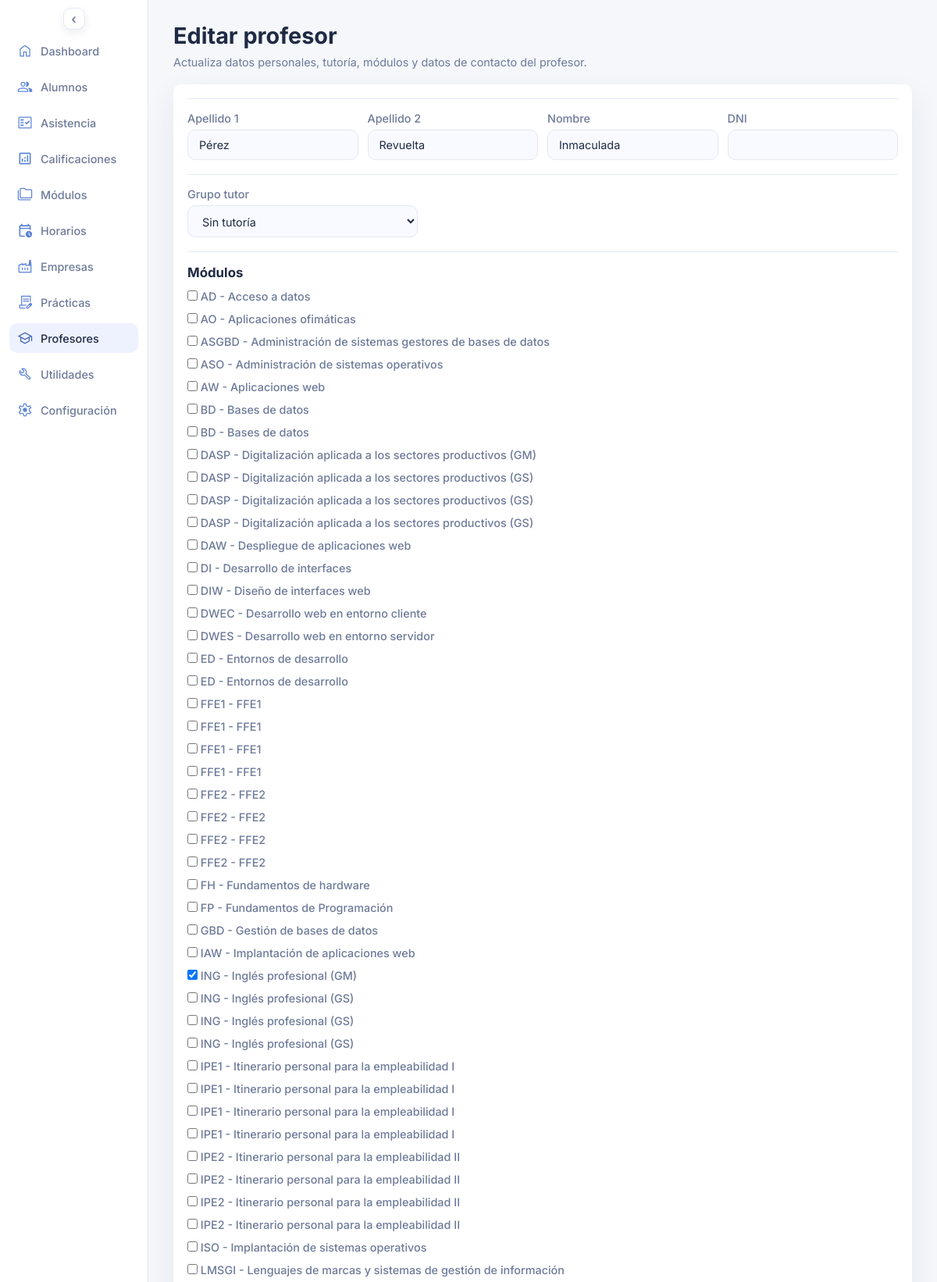
The app's page /profesor_editar.php?id=4 (upper part) with its own data.
### tables this page shows
CREATE TABLE `profesores` (
  `id_profesor` int(10) UNSIGNED NOT NULL,
  `apellido1` varchar(60) NOT NULL,
  `apellido2` varchar(60) DEFAULT NULL,
  `nombre` varchar(60) NOT NULL,
  `dni` varchar(20) DEFAULT NULL
);

CREATE TABLE `modulos` (
  `id_modulo` int(10) UNSIGNED NOT NULL,
  `id_nivel` int(10) UNSIGNED DEFAULT NULL,
  `id_ciclo` int(10) UNSIGNED DEFAULT NULL,
  `id_curso` int(10) UNSIGNED DEFAULT NULL,
  `codigo` varchar(8) NOT NULL,
  `abreviatura` varchar(8) NOT NULL,
  `tipo` varchar(60) NOT NULL,
  `materia_general` varchar(60) NOT NULL,
  `materia_propia` varchar(60) NOT NULL,
  `horas_semanales` tinyint(3) UNSIGNED NOT NULL DEFAULT 0,
  `horas_totales` smallint(5) UNSIGNED NOT NULL DEFAULT 0
);

### profesor_editar.php (the view, shortened to what this page needs)
<?php
$pdo = db();
function h($value): string
{
  return htmlspecialchars((string) $value, ENT_QUOTES, 'UTF-8');
}
$idProfesor = isset($_GET['id']) ? (int) $_GET['id'] : 0;
$activeCourseId = $pdo->query('SELECT id_curso_escolar FROM cursos_escolares WHERE activo = 1 LIMIT 1')->fetchColumn();
$activeCourseId = $activeCourseId ? (int) $activeCourseId : 0;
$modulosDisponibles = $pdo->query('SELECT id_modulo, abreviatura, materia_general, materia_propia FROM modulos ORDER BY abreviatura, materia_general')->fetchAll();
$profesor = null;
$selectedModulos = [];
if ($idProfesor > 0) {
  $stmtProfesor = $pdo->prepare('SELECT id_profesor, apellido1, apellido2, nombre, dni FROM profesores WHERE id_profesor = :id_profesor');
  $stmtProfesor->execute(['id_profesor' => $idProfesor]);
  $profesor = $stmtProfesor->fetch();
}
if ($profesor) {
  if ($activeCourseId > 0) {
    $stmtModulos = $pdo->prepare('SELECT id_modulo FROM modulos_profesores WHERE id_profesor = :id_profesor AND id_curso_escolar = :id_curso_escolar');
    $stmtModulos->execute([
      'id_profesor' => $idProfesor,
      'id_curso_escolar' => $activeCourseId,
    ]);
    $selectedModulos = array_map('intval', $stmtModulos->fetchAll(PDO::FETCH_COLUMN));
  }
}
?>
<!DOCTYPE html>
<html lang="es">
<head>
  <link rel="stylesheet" href="assets/styles.css">
</head>
<body>
  <div class="page">
    <?php require __DIR__ . '/includes/sidebar.php'; ?>
    <main class="content">
      <header class="header">
        <div>
          <h1>Editar profesor</h1>
          <p class="subheading">Actualiza datos personales, tutoría, módulos y datos de contacto del profesor.</p>
        </div>
      </header>
      <?php if ($idProfesor <= 0): ?>
        <section class="panel">
          <p>No se ha indicado un identificador de profesor válido.</p>
          <a class="edit-toggle" href="profesores.php">Volver a profesores</a>
        </section>
      <?php else: ?>
        <form method="post" class="panel entity-form">
          <section class="entity-section">
            <div class="entity-grid entity-grid--4">
              <label>
                Apellido 1
                <input type="text" name="apellido1" required value="<?php echo h($profesor['apellido1'] ?? ''); ?>">
              </label>
              <label>
                Apellido 2
                <input type="text" name="apellido2" value="<?php echo h($profesor['apellido2'] ?? ''); ?>">
              </label>
              <label>
                Nombre
                <input type="text" name="nombre" required value="<?php echo h($profesor['nombre'] ?? ''); ?>">
              </label>
              <label>
                DNI
                <input type="text" name="dni" value="<?php echo h($profesor['dni'] ?? ''); ?>">
              </label>
            </div>
          </section>
          <section class="entity-section">
            <div class="entity-grid entity-grid--3">
              <label>
                Grupo tutor
                <select name="id_grupo_tutor">
                  <option value="0">Sin tutoría</option>
                </select>
              </label>
            </div>
          </section>
          <section class="entity-section">
            <div class="entity-section-header">
              <h3>Módulos</h3>
            </div>
            <div class="entity-stack">
              <?php if (!$modulosDisponibles): ?>
                <p>No hay módulos disponibles.</p>
              <?php else: ?>
                <?php foreach ($modulosDisponibles as $modulo): ?>
                  <?php
                    $idModulo = (int) $modulo['id_modulo'];
                    $labelModulo = trim((string) $modulo['abreviatura'] . ' - ' . ($modulo['materia_propia'] ?: $modulo['materia_general']));
                  ?>
                  <label>
                    <span>
                      <input type="checkbox" name="modulos[]" value="<?php echo $idModulo; ?>"<?php echo in_array($idModulo, $selectedModulos, true) ? ' checked' : ''; ?>>
                      <?php echo h($labelModulo); ?>
                    </span>
                  </label>
                <?php endforeach; ?>
              <?php endif; ?>
            </div>
          </section>
        </form>
      <?php endif; ?>
    </main>
  </div>
</body>
</html>

### assets/styles.css (style rules this page uses)
* { box-sizing: border-box; margin: 0; padding: 0; font-family: "Inter", system-ui, sans-serif; }
body { background: var(--bg); color: var(--text); font-size: 0.9rem; }
.page { display: grid; grid-template-columns: 190px 1fr; min-height: 100vh; transition: grid-template-columns 0.2s ease; }
.content { padding: 28px 32px; display: flex; flex-direction: column; gap: 20px; }
.header { display: flex; justify-content: space-between; gap: 16px; align-items: flex-start; }
.subheading { color: var(--muted); margin-top: 8px; max-width: 640px; white-space: nowrap; }
.panel { background: var(--card); border-radius: 10px; padding: 18px; box-shadow: var(--shadow); display: flex; flex-direction: column; gap: 16px; }
.entity-form { gap: 18px; }
.entity-section, .entity-nested-section { display: flex; flex-direction: column; gap: 12px; }
.entity-section { border-top: 1px solid var(--border); padding-top: 16px; }
.entity-section-header { display: flex; justify-content: space-between; align-items: center; gap: 10px; flex-wrap: wrap; }
.entity-grid { display: grid; grid-template-columns: repeat(auto-fit, minmax(180px, 1fr)); gap: 12px; }
.entity-grid--3 { grid-template-columns: repeat(3, minmax(0, 1fr)); }
.entity-grid--4 { grid-template-columns: repeat(4, minmax(0, 1fr)); }
.entity-stack { display: flex; flex-direction: column; gap: 12px; }
.entity-form label { display: flex; flex-direction: column; gap: 6px; color: var(--muted); font-weight: 500; }
.entity-form input, .entity-form select, .entity-form textarea { border: 1px solid var(--border); border-radius: 10px; padding: 10px 14px; font-size: 0.9rem; color: var(--text); background: #f9faff; }

### records on screen
profesores: apellido1 "Pérez", apellido2 "Revuelta", nombre "Inmaculada"
modulos: labelModulo "AD - Acceso a datos"
modulos: labelModulo "AO - Aplicaciones ofimáticas"
modulos: labelModulo "ASGBD - Administración de sistemas gestores de bases de datos"
modulos: labelModulo "ASO - Administración de sistemas operativos"
modulos: labelModulo "AW - Aplicaciones web"
modulos: labelModulo "BD - Bases de datos"
modulos: labelModulo "BD - Bases de datos"
modulos: labelModulo "DASP - Digitalización aplicada a los sectores productivos (GM)"
modulos: labelModulo "DASP - Digitalización aplicada a los sectores productivos (GS)"
modulos: labelModulo "DASP - Digitalización aplicada a los sectores productivos (GS)"
modulos: labelModulo "DASP - Digitalización aplicada a los sectores productivos (GS)"
modulos: labelModulo "DAW - Despliegue de aplicaciones web"
modulos: labelModulo "DI - Desarrollo de interfaces"
modulos: labelModulo "DIW - Diseño de interfaces web"
modulos: labelModulo "DWEC - Desarrollo web en entorno cliente"
modulos: labelModulo "DWES - Desarrollo web en entorno servidor"
modulos: labelModulo "ED - Entornos de desarrollo"
modulos: labelModulo "ED - Entornos de desarrollo"
modulos: labelModulo "FFE1 - FFE1"
modulos: labelModulo "FFE1 - FFE1"
modulos: labelModulo "FFE1 - FFE1"
modulos: labelModulo "FFE1 - FFE1"
modulos: labelModulo "FFE2 - FFE2"
modulos: labelModulo "FFE2 - FFE2"
modulos: labelModulo "FFE2 - FFE2"
modulos: labelModulo "FFE2 - FFE2"
modulos: labelModulo "FH - Fundamentos de hardware"
modulos: labelModulo "FP - Fundamentos de Programación"
modulos: labelModulo "GBD - Gestión de bases de datos"
modulos: labelModulo "IAW - Implantación de aplicaciones web"
modulos: id_modulo "☑", labelModulo "ING - Inglés profesional (GM)"
modulos: labelModulo "ING - Inglés profesional (GS)"
modulos: labelModulo "ING - Inglés profesional (GS)"
modulos: labelModulo "ING - Inglés profesional (GS)"
modulos: labelModulo "IPE1 - Itinerario personal para la empleabilidad I"
modulos: labelModulo "IPE1 - Itinerario personal para la empleabilidad I"
modulos: labelModulo "IPE1 - Itinerario personal para la empleabilidad I"
modulos: labelModulo "IPE1 - Itinerario personal para la empleabilidad I"
modulos: labelModulo "IPE2 - Itinerario personal para la empleabilidad II"
modulos: labelModulo "IPE2 - Itinerario personal para la empleabilidad II"
modulos: labelModulo "IPE2 - Itinerario personal para la empleabilidad II"
modulos: labelModulo "IPE2 - Itinerario personal para la empleabilidad II"
modulos: labelModulo "ISO - Implantación de sistemas operativos"
modulos: labelModulo "LMSGI - Lenguajes de marcas y sistemas de gestión de información"

### other values on screen
$item['label'] "Dashboard"
$item['label'] "Alumnos"
$item['label'] "Asistencia"
$item['label'] "Calificaciones"
$item['label'] "Módulos"
$item['label'] "Horarios"
$item['label'] "Empresas"
$item['label'] "Prácticas"
$item['label'] "Profesores"
$item['label'] "Utilidades"
$item['label'] "Configuración"
